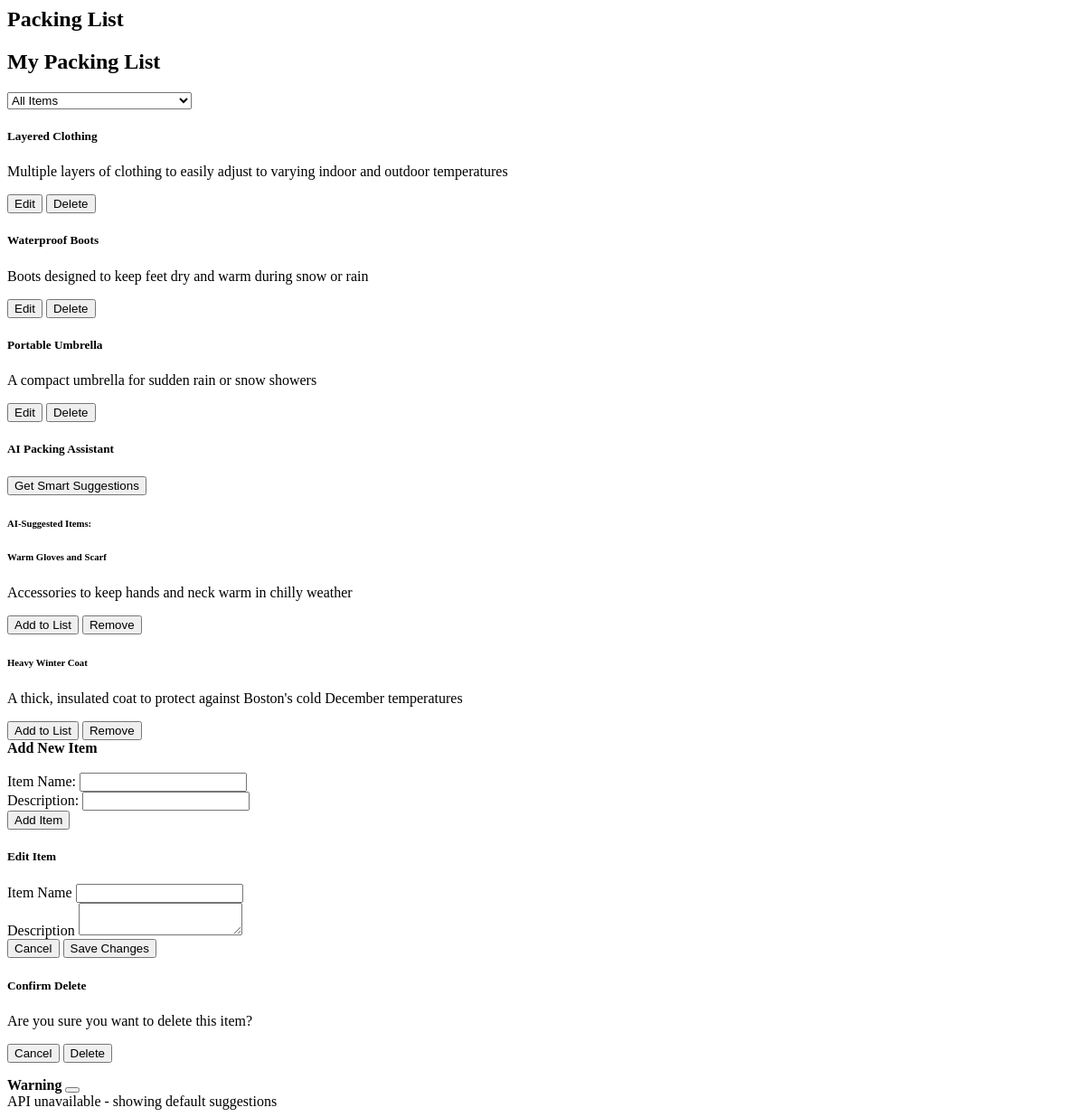
/packinglist/ (signed in), run on an earlier commit of the app's database.
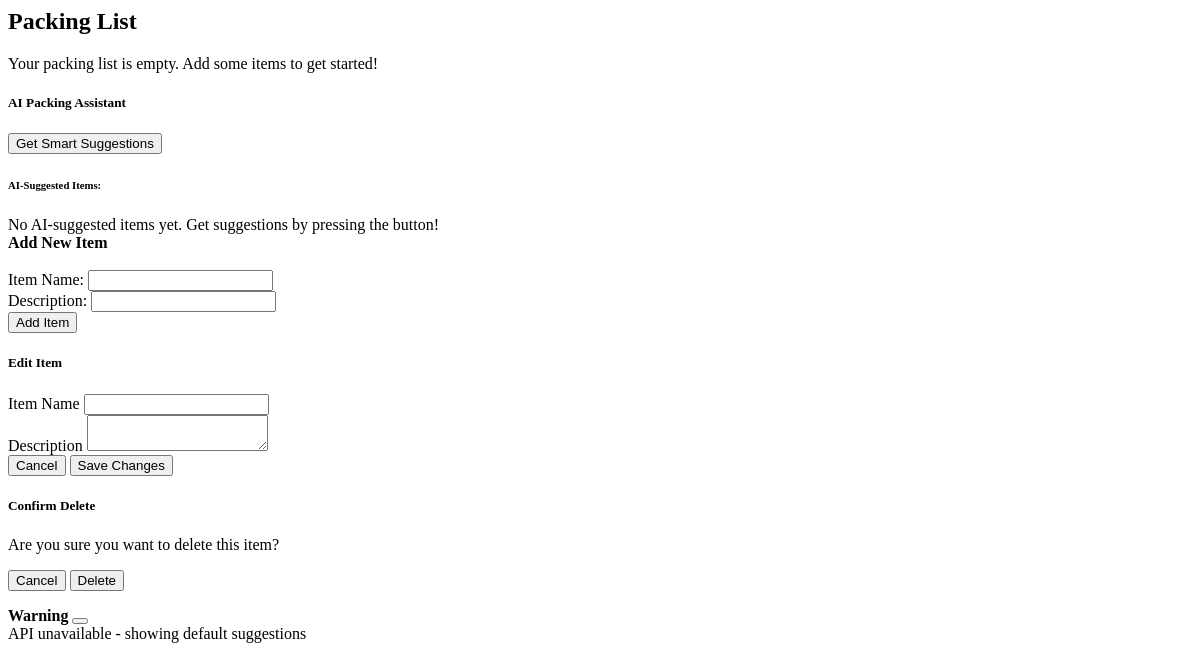
And on a later commit of the database.
### packinglist/models.py (models this page shows, shortened)
class Item(models.Model):
    trip = models.ForeignKey(inputTrip, on_delete=models.CASCADE, related_name='items', null=True, blank=True)
    id = models.AutoField(primary_key=True)
    name = models.CharField(max_length=255)
    description = models.TextField()
    user = models.ForeignKey(User, on_delete=models.CASCADE)
    is_ai_suggested = models.BooleanField(default=False)

### packinglist/views.py (the view)
# urls.py: path("", views.packing_list, name="packing_list"),
@login_required
def packing_list(request, trip_id=None):
    items_query = Item.objects.filter(user=request.user)
    trip = None
    if trip_id:
        trip = get_object_or_404(inputTrip, id=trip_id, user=request.user)
        items_query = items_query.filter(trip=trip)
    user_items = items_query.filter(is_ai_suggested=False).order_by("id")
    ai_items = items_query.filter(is_ai_suggested=True).order_by("id")
    context = {
        "items": user_items,
        "ai_items": ai_items,
        "trip": trip,
        "default_location": request.session.get("last_location", ""),
        "all_trips": inputTrip.objects.filter(user=request.user)  # For trip selection
    }
    return render(request, "packinglist/packing_list.html", context)

### packinglist/templates/packinglist/packing_list.html (shortened to what the changed rows need)
{% block content %}
<div class="container mt-4">
    <div class="card shadow-sm bg-white rounded">
        <div class="card-body p-4">
    <h2 class="mb-4">
        Packing List
    </h2>
    {% if all_trips %}
    <div class="mb-4">
        <h2>
            {% if trip %}
                Packing List for: {{ trip.destination }} ({{ trip.start_date|date:"M d" }} - {{ trip.end_date|date:"M d" }})
            {% else %}
                My Packing List
            {% endif %}
        </h2>
        <select class="form-select" id="tripSelector" onchange="location = this.value;">
            <option value="{% url 'packing_list' %}" {% if not trip %}selected{% endif %}>All Items</option>
        </select>
    </div>
    {% endif %}
    {% if items %}
    <div class="list-group mt-3">
        {% for item in items %}
        <div class="list-group-item d-flex justify-content-between align-items-center">
            <div>
                <h5>{{ item.name }}</h5>
                <p class="mb-0 text-muted">{{ item.description }}</p>
            </div>
            <div class="d-flex flex-shrink-0">
            <button class="btn btn-sm btn-outline-primary me-2"
                    data-bs-toggle="modal"
                    data-bs-target="#editItemModal"
                    data-item-id="{{ item.id }}"
                    data-item-name="{{ item.name }}"
                    data-item-desc="{{ item.description|default:'' }}"
                    data-item-trip="{{ item.trip.id|default:'' }}">
                Edit
            </button>
            <button class="btn btn-sm btn-outline-danger"
                    data-bs-toggle="modal"
                    data-bs-target="#deleteItemModal"
                    data-item-id="{{ item.id }}">
                Delete
            </button>
        </div>
        </div>
        {% endfor %}
    </div>
    {% else %}
    <div class="alert alert-info mt-3">
        Your packing list is empty. Add some items to get started!
    </div>
    {% endif %}
    <div class="card mt-4">
        <div class="card-header bg-primary text-white d-flex justify-content-between align-items-center">
        </div>
        <div class="card-body">
            <div class="mb-4">
                <h6>AI-Suggested Items:</h6>
                {% if ai_items %}
                <div class="row">
                    {% for item in ai_items %}
                    <div class="col-md-6 mb-3">
                        <div class="card h-100">
                            <div class="card-body">
                                <h6 class="card-title">{{ item.name }}</h6>
                                {% if item.description %}
                                <p class="card-text text-muted">{{ item.description }}</p>
                                {% endif %}
                            </div>
                            <div class="card-footer bg-transparent p-0">
                                <div class="row g-0">
                                    <button class="btn btn-sm btn-success"
                                            onclick="addToList('{{ item.id }}')">
                                         Add to List
                                    </button>
                                    <button class="btn btn-sm btn-danger"
                                            data-bs-toggle="modal"
                                            data-bs-target="#deleteItemModal"
                                            data-item-id="{{ item.id }}">
                                         Remove
                                    </button>
                                </div>
                            </div>
                        </div>
                    </div>
                    {% endfor %}
                </div>
                {% else %}
                <div class="alert alert-warning mb-0">
                    No AI-suggested items yet. Get suggestions by pressing the button!
                </div>
                {% endif %}
            </div>
        </div>
    </div>
    {% if user.is_authenticated %}
    <div class="container mt-4">
        <div class="row justify-content-center">
        </div>
    </div>
    {% endif %}
                    </div>
    </div>
</div>
{% endblock %}

What changed in the data, as far as the page shows it:
removed Item: name "Layered Clothing", description "Multiple layers of clothing to easily adjust to varying indoor and outdoor temperatures", shown under "My Packing List"
removed Item: name "Waterproof Boots", description "Boots designed to keep feet dry and warm during snow or rain", shown under "My Packing List"
removed Item: name "Portable Umbrella", description "A compact umbrella for sudden rain or snow showers", shown under "My Packing List"
removed Item: name "Warm Gloves and Scarf", description "Accessories to keep hands and neck warm in chilly weather", shown under "AI-Suggested Items:"
removed Item: name "Heavy Winter Coat", description "A thick, insulated coat to protect against Boston's cold December temperatures", shown under "AI-Suggested Items:"
Also different on the page:
form field value: "All Items" → (not shown)
text no longer shown: "My Packing List"
text now shown: "Your packing list is empty. Add some items to get started! No AI-suggested items yet. Get suggestions by pressing the button!"
